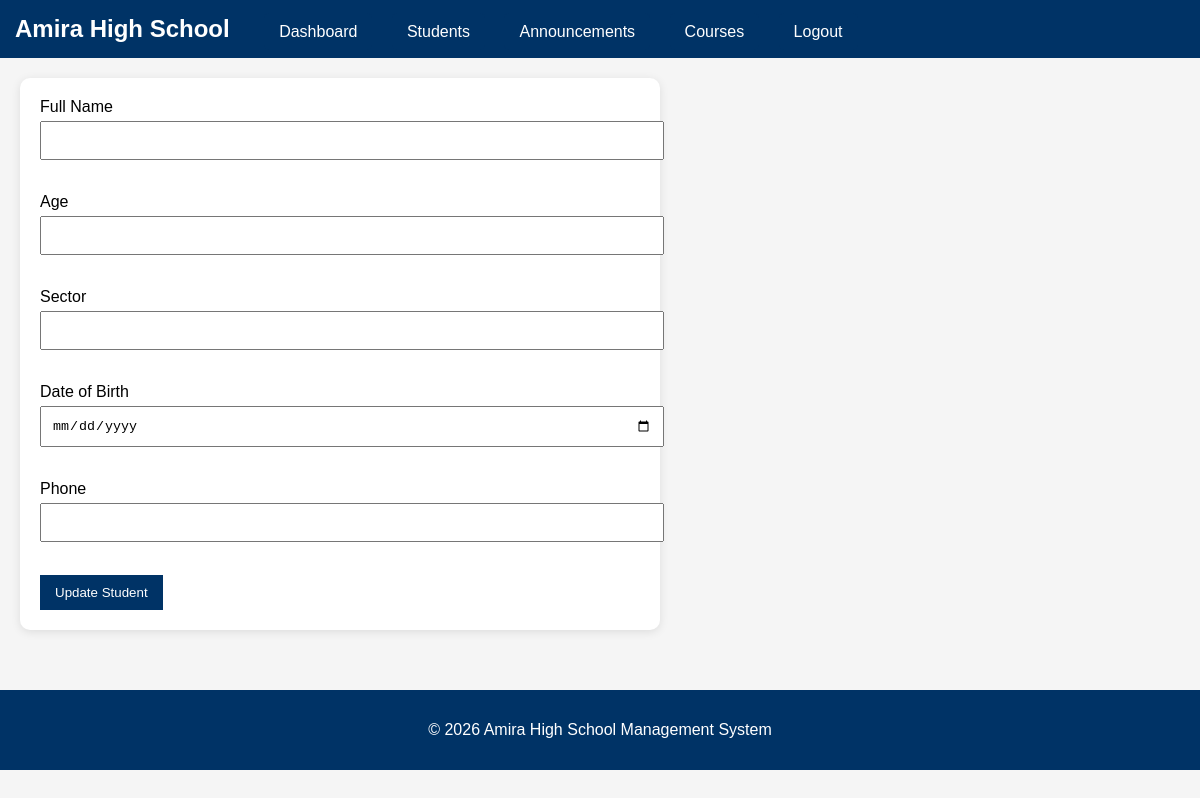
Page /admin/students/edit/4 (signed in) on the earlier database version.
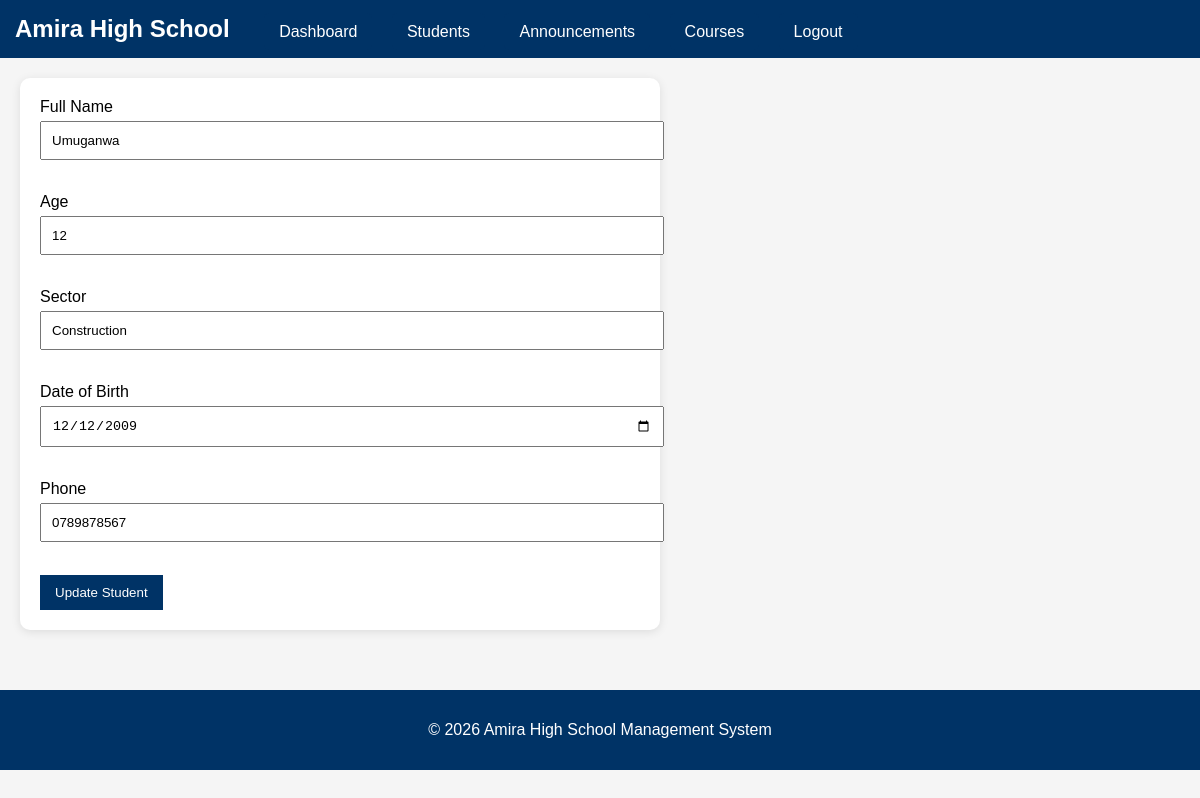
Same page on the later database version.
### tables this page shows
CREATE TABLE registration (
    id INTEGER PRIMARY KEY AUTOINCREMENT,
    student_id TEXT UNIQUE,
    full_name TEXT NOT NULL,
    age INTEGER NOT NULL,
    sector TEXT NOT NULL,
    date_of_birth TEXT NOT NULL,
    phone TEXT UNIQUE NOT NULL,
    password TEXT NOT NULL,
    login_type TEXT NOT NULL DEFAULT 'student'
);

### app.py (the view, shortened to what this page needs)
@app.route("/admin/students/edit/<int:id>",
           methods=["GET", "POST"])
def edit_student_page(id):
    if "user_id" not in session:
        return redirect("/login")
    if session["login_type"] != "admin":
        return "Access Denied"
    student = get_student(id)
    return render_template(
        "edit_student.html",
        student=student
    )

### database.py (called while the page is built)
def get_connection():
    conn = sqlite3.connect(DATABASE)
    conn.row_factory = sqlite3.Row
    return conn

def get_student(id):
    conn = get_connection()
    student = conn.execute("""
    SELECT *
    FROM registration
    WHERE id = ?
    """, (id,)).fetchone()
    conn.close()
    return student

### templates/edit_student.html (shortened to what this page needs)
{% extends "base.html" %}
{% block content %}
<div class="form-container">
<form method="POST">
    <label>Full Name</label><br>
    <input type="text"
           name="full_name"
           value="{{ student.full_name }}"
           required><br><br>
    <label>Age</label><br>
    <input type="number"
           name="age"
           value="{{ student.age }}"
           required><br><br>
    <label>Sector</label><br>
    <input type="text"
           name="sector"
           value="{{ student.sector }}"
           required><br><br>
    <label>Date of Birth</label><br>
    <input type="date"
           name="date_of_birth"
           value="{{ student.date_of_birth }}"
           required><br><br>
    <label>Phone</label><br>
    <input type="text"
           name="phone"
           value="{{ student.phone }}"
           required><br><br>
    <button type="submit">
        Update Student
    </button>
</form>
</div>
{% endblock %}

Differences in the rows shown:
added registration: full_name "Umuganwa", age "12", sector "Construction", date_of_birth "12/12/2009", phone "0789878567"
